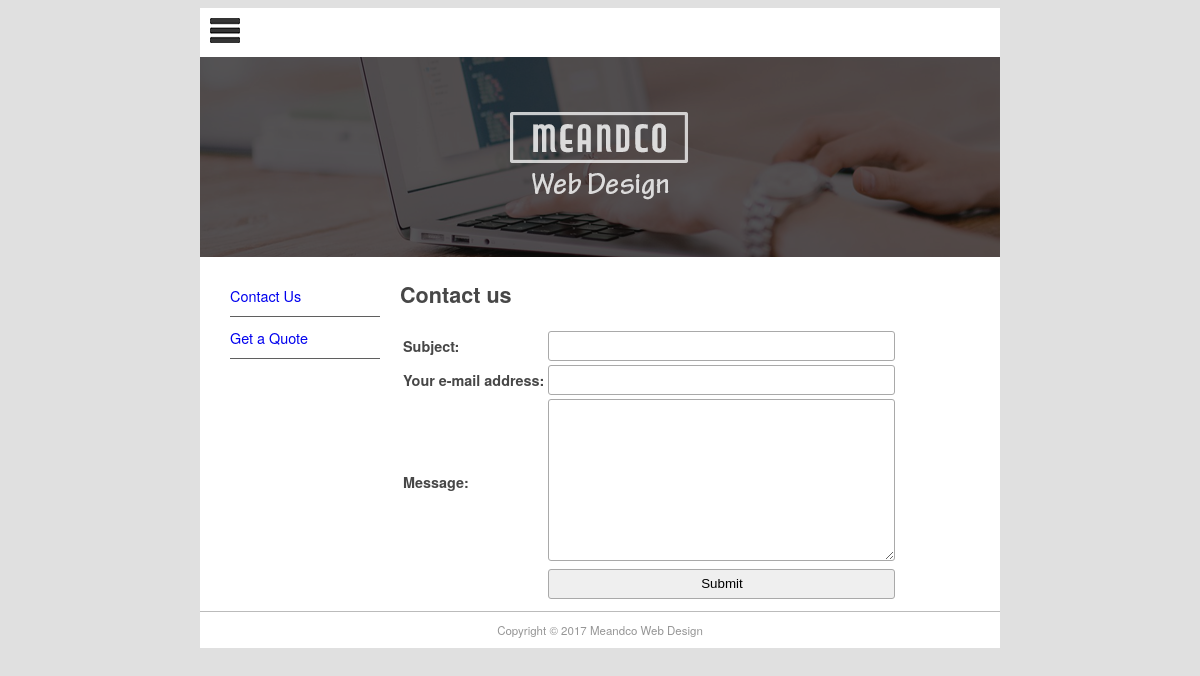
Before: /contact with the older database file.
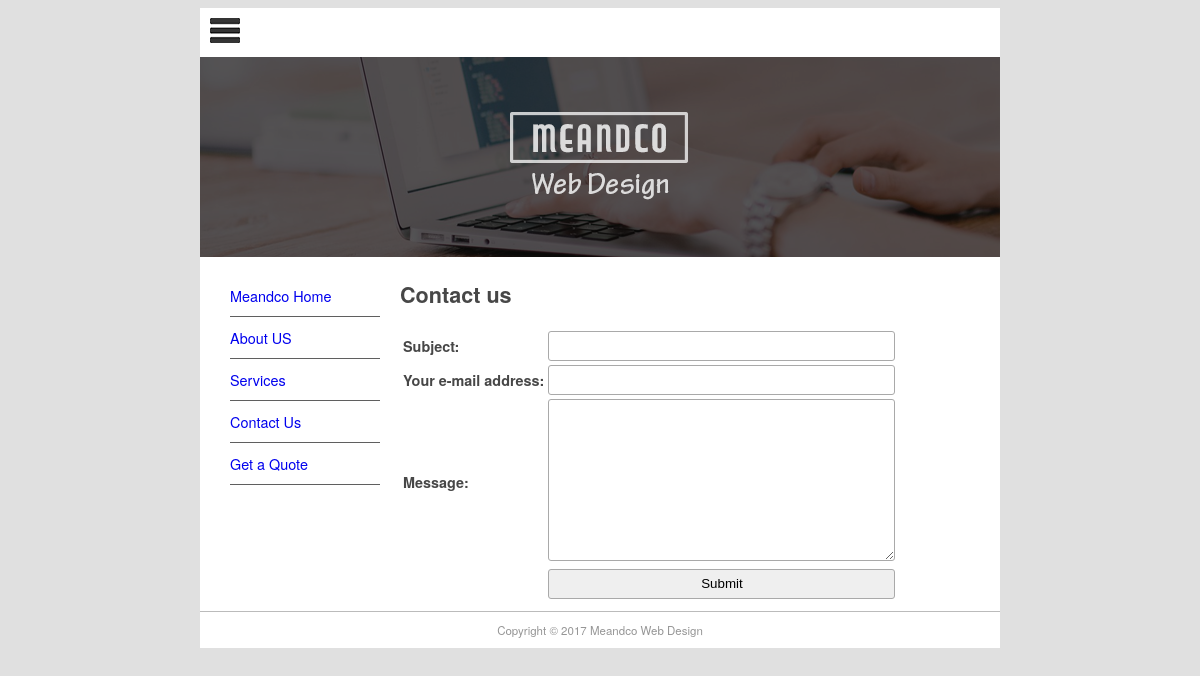
After: the same page with the newer database file.
### pages/models.py (models this page shows, shortened)
class Page(models.Model):
    title = models.CharField(max_length=60)
    permalink = models.CharField(max_length=12, unique=True)
    update_date = models.DateTimeField('Last Updated')
    bodytext = models.TextField('Page Content', blank=True)

### pages/views.py (the view)
# urls.py: url(r'^contact$', views.contact, name='contact'),
def contact(request):
    submitted = False
    if request.method == 'POST':
        form = ContactForm(request.POST)
        if form.is_valid():
            cd = form.cleaned_data
            con = get_connection('django.core.mail.backends.console.EmailBackend')
            send_mail(
                cd['subject'],
                cd['message'],
                cd.get('email', 'noreply@example.com'),
                ['siteowner@example.com'],
                connection=con
            )
            return HttpResponseRedirect('/contact?submitted=True')
    else:
        form = ContactForm()
        if 'submitted' in request.GET:
            submitted = True
    return render(request, 'pages/contact.html', {'form': form, 'page_list': Page.objects.all(), 'submitted': submitted})

### pages/forms.py
class ContactForm(forms.Form):
    subject = forms.CharField(max_length=100)
    email = forms.EmailField(required=False,label='Your e-mail address')
    message = forms.CharField(widget=forms.Textarea)

### pages/templates/pages/contact.html (shortened to what this page needs)
{% extends "pages/page.html" %}
{% block content %}
<h1>Contact us</h1>
{% if submitted %}
    <p class="success">
        Your message was submitted successfully. Thank you.
    </p>
{% else %}
    <form action="" method="post" novalidate>
    <table>
        {{ form.as_table }}
        <tr>
            <td>&nbsp;</td>
            <td><input type="submit" value="Submit"></td>
        </tr>
    </table>
    </form>
{% endif %}
{% endblock content %}

### pages/templates/pages/page.html (shortened to what this page needs)
{% extends "base.html" %}
{% block sidenav %}
    {% for page in page_list %}
    <li>
        <a href="{{ page.permalink }}">{{ page.title }}</a>
    </li>
    {% endfor %}
{% endblock sidenav %}

Changed rows visible on the page:
added Page: title "Meandco Home"
added Page: title "About US"
added Page: title "Services"
